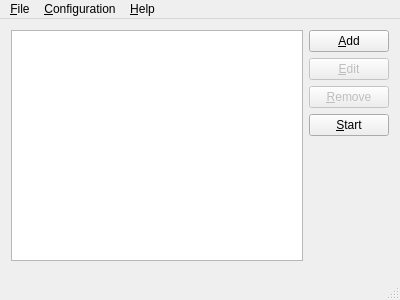
<?xml version="1.0" encoding="UTF-8"?>
<ui version="4.0">
 <class>MainWindow</class>
 <widget class="QMainWindow" name="MainWindow">
  <property name="geometry">
   <rect>
    <x>0</x>
    <y>0</y>
    <width>400</width>
    <height>300</height>
   </rect>
  </property>
  <property name="windowTitle">
   <string>Compact NTFS</string>
  </property>
  <property name="windowIcon">
   <iconset resource="mainwindow.qrc">
    <normaloff>:/resources/images/mainwindow.png</normaloff>:/resources/images/mainwindow.png</iconset>
  </property>
  <widget class="QWidget" name="centralWidget">
   <layout class="QVBoxLayout" name="verticalLayout_2">
    <item>
     <layout class="QHBoxLayout" name="horizontalLayout">
      <item>
       <widget class="QTreeView" name="locations">
        <property name="rootIsDecorated">
         <bool>false</bool>
        </property>
        <property name="itemsExpandable">
         <bool>false</bool>
        </property>
       </widget>
      </item>
      <item>
       <layout class="QVBoxLayout" name="verticalLayout">
        <item>
         <widget class="QPushButton" name="locationAdd">
          <property name="text">
           <string>&amp;Add</string>
          </property>
         </widget>
        </item>
        <item>
         <widget class="QPushButton" name="locationEdit">
          <property name="enabled">
           <bool>false</bool>
          </property>
          <property name="text">
           <string>&amp;Edit</string>
          </property>
         </widget>
        </item>
        <item>
         <widget class="QPushButton" name="locationRemove">
          <property name="enabled">
           <bool>false</bool>
          </property>
          <property name="text">
           <string>&amp;Remove</string>
          </property>
         </widget>
        </item>
        <item>
         <widget class="QPushButton" name="start">
          <property name="text">
           <string>&amp;Start</string>
          </property>
         </widget>
        </item>
        <item>
         <spacer name="verticalSpacer">
          <property name="orientation">
           <enum>Qt::Vertical</enum>
          </property>
          <property name="sizeHint" stdset="0">
           <size>
            <width>20</width>
            <height>40</height>
           </size>
          </property>
         </spacer>
        </item>
       </layout>
      </item>
     </layout>
    </item>
    <item>
     <widget class="MMessageLogWidget" name="widget" native="true"/>
    </item>
   </layout>
  </widget>
  <widget class="QMenuBar" name="menuBar">
   <property name="geometry">
    <rect>
     <x>0</x>
     <y>0</y>
     <width>400</width>
     <height>21</height>
    </rect>
   </property>
   <widget class="QMenu" name="menu_File">
    <property name="title">
     <string>&amp;File</string>
    </property>
    <addaction name="action_Exit"/>
   </widget>
   <widget class="QMenu" name="menu_Configuratio">
    <property name="title">
     <string>&amp;Configuration</string>
    </property>
    <addaction name="actionOptions"/>
   </widget>
   <widget class="QMenu" name="menu_Help">
    <property name="title">
     <string>&amp;Help</string>
    </property>
    <addaction name="actionSendFeedback"/>
    <addaction name="actionAbout"/>
   </widget>
   <addaction name="menu_File"/>
   <addaction name="menu_Configuratio"/>
   <addaction name="menu_Help"/>
  </widget>
  <widget class="QStatusBar" name="statusBar"/>
  <action name="action_Exit">
   <property name="text">
    <string>&amp;Exit</string>
   </property>
  </action>
  <action name="actionOptions">
   <property name="text">
    <string>&amp;Options...</string>
   </property>
  </action>
  <action name="actionStartCompact">
   <property name="text">
    <string>&amp;Start</string>
   </property>
  </action>
  <action name="actionStopCompact">
   <property name="enabled">
    <bool>false</bool>
   </property>
   <property name="text">
    <string>&amp;Stop</string>
   </property>
  </action>
  <action name="actionAbout">
   <property name="text">
    <string>&amp;About</string>
   </property>
  </action>
  <action name="actionSendFeedback">
   <property name="text">
    <string>Send &amp;feedback</string>
   </property>
  </action>
 </widget>
 <layoutdefault spacing="6" margin="11"/>
 <customwidgets>
  <customwidget>
   <class>MMessageLogWidget</class>
   <extends>QWidget</extends>
   <header location="global">MkWidgets/MMessageLogWidget</header>
   <container>1</container>
  </customwidget>
 </customwidgets>
 <resources>
  <include location="mainwindow.qrc"/>
 </resources>
 <connections>
  <connection>
   <sender>action_Exit</sender>
   <signal>triggered()</signal>
   <receiver>MainWindow</receiver>
   <slot>close()</slot>
   <hints>
    <hint type="sourcelabel">
     <x>-1</x>
     <y>-1</y>
    </hint>
    <hint type="destinationlabel">
     <x>299</x>
     <y>199</y>
    </hint>
   </hints>
  </connection>
 </connections>
</ui>
